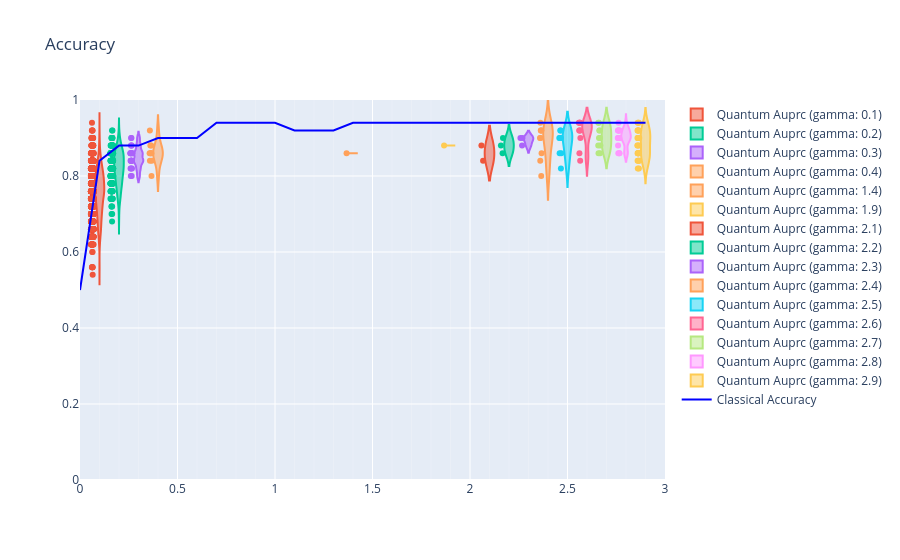

This figure's notebook cell:
### Code cell
fig = go.Figure()

for i in range(30):
    gamma_val = gamma[i]

    fig.add_trace(
        go.Violin(
            x=[gamma_val] * len(Q_acc_train_array[i]),
            y=Q_acc_train_array[i],
            points="all",
            name = f"Quantum Auprc (gamma: {gamma_val})"
        )
    )

fig.add_trace(
    go.Scatter(
        x = gamma,
        y = C_acc_train_list,
        mode="lines",
        line_color = "blue",
        name = "Classical Accuracy"
    )
)

fig.update_xaxes(
tickmode="linear",
dtick=0.5,          # 큰 눈금 간격
tick0=0
)

fig.update_xaxes(
    tickmode="linear",
    dtick=0.5,  # 큰 눈금

    minor=dict(
        tickmode="linear",
        dtick=0.1,   # 작은 눈금
        showgrid=True
    )
)

fig.update_xaxes(
    tickmode="linear",
    dtick=0.5,
    showgrid=True,
    gridwidth=1,

    minor=dict(
        tickmode="linear",
        dtick=0.1,
        showgrid=True,
        gridwidth=0.5
    )
)

fig.update_layout(title_text="Accuracy")
fig.update_xaxes(range=[0, 3])
fig.update_yaxes(range=[0, 1])

fig.show()

### Figure 1 — Plotly figure (JSON) as saved in the notebook; plotly's stock layout.template omitted (floating-point values rounded to 4 significant figures; data arrays with more than 128 entries replaced by an {"elided": "..."} marker saying what was removed)
{"data": [{"name": "Quantum Auprc (gamma: 0.0)", "points": "all", "type": "violin", "x": [], "y": []}, {"name": "Quantum Auprc (gamma: 0.1)", "points": "all", "type": "violin", "x": {"elided": "1810 float values"}, "y": {"elided": "1810 float values"}}, {"name": "Quantum Auprc (gamma: 0.2)", "points": "all", "type": "violin", "x": {"elided": "258 float values"}, "y": {"elided": "258 float values"}}, {"name": "Quantum Auprc (gamma: 0.3)", "points": "all", "type": "violin", "x": [0.3, 0.3, 0.3, 0.3, 0.3, 0.3, 0.3, 0.3, 0.3, 0.3, 0.3, 0.3, 0.3, 0.3, 0.3, 0.3, 0.3, 0.3, 0.3, 0.3, 0.3, 0.3, 0.3], "y": [0.86, 0.84, 0.86, 0.84, 0.84, 0.88, 0.86, 0.8, 0.88, 0.82, 0.84, 0.84, 0.84, 0.86, 0.9, 0.82, 0.82, 0.84, 0.88, 0.9, 0.86, 0.86, 0.8]}, {"name": "Quantum Auprc (gamma: 0.4)", "points": "all", "type": "violin", "x": [0.4, 0.4, 0.4, 0.4, 0.4, 0.4, 0.4, 0.4, 0.4, 0.4], "y": [0.86, 0.88, 0.86, 0.84, 0.92, 0.8, 0.88, 0.86, 0.84, 0.86]}, {"name": "Quantum Auprc (gamma: 0.5)", "points": "all", "type": "violin", "x": [], "y": []}, {"name": "Quantum Auprc (gamma: 0.6)", "points": "all", "type": "violin", "x": [], "y": []}, {"name": "Quantum Auprc (gamma: 0.7)", "points": "all", "type": "violin", "x": [], "y": []}, {"name": "Quantum Auprc (gamma: 0.8)", "points": "all", "type": "violin", "x": [], "y": []}, {"name": "Quantum Auprc (gamma: 0.9)", "points": "all", "type": "violin", "x": [], "y": []}, {"name": "Quantum Auprc (gamma: 1.0)", "points": "all", "type": "violin", "x": [], "y": []}, {"name": "Quantum Auprc (gamma: 1.1)", "points": "all", "type": "violin", "x": [], "y": []}, {"name": "Quantum Auprc (gamma: 1.2)", "points": "all", "type": "violin", "x": [], "y": []}, {"name": "Quantum Auprc (gamma: 1.3)", "points": "all", "type": "violin", "x": [], "y": []}, {"name": "Quantum Auprc (gamma: 1.4)", "points": "all", "type": "violin", "x": [1.4], "y": [0.86]}, {"name": "Quantum Auprc (gamma: 1.5)", "points": "all", "type": "violin", "x": [], "y": []}, {"name": "Quantum Auprc (gamma: 1.6)", "points": "all", "type": "violin", "x": [], "y": []}, {"name": "Quantum Auprc (gamma: 1.7)", "points": "all", "type": "violin", "x": [], "y": []}, {"name": "Quantum Auprc (gamma: 1.8)", "points": "all", "type": "violin", "x": [], "y": []}, {"name": "Quantum Auprc (gamma: 1.9)", "points": "all", "type": "violin", "x": [1.9], "y": [0.88]}, {"name": "Quantum Auprc (gamma: 2.0)", "points": "all", "type": "violin", "x": [], "y": []}, {"name": "Quantum Auprc (gamma: 2.1)", "points": "all", "type": "violin", "x": [2.1, 2.1], "y": [0.84, 0.88]}, {"name": "Quantum Auprc (gamma: 2.2)", "points": "all", "type": "violin", "x": [2.2, 2.2, 2.2], "y": [0.9, 0.86, 0.88]}, {"name": "Quantum Auprc (gamma: 2.3)", "points": "all", "type": "violin", "x": [2.3, 2.3, 2.3], "y": [0.88, 0.9, 0.9]}, {"name": "Quantum Auprc (gamma: 2.4)", "points": "all", "type": "violin", "x": [2.4, 2.4, 2.4, 2.4, 2.4, 2.4, 2.4, 2.4, 2.4], "y": [0.84, 0.8, 0.86, 0.92, 0.94, 0.92, 0.9, 0.9, 0.92]}, {"name": "Quantum Auprc (gamma: 2.5)", "points": "all", "type": "violin", "x": [2.5, 2.5, 2.5, 2.5, 2.5, 2.5, 2.5, 2.5], "y": [0.92, 0.86, 0.9, 0.82, 0.86, 0.92, 0.9, 0.9]}, {"name": "Quantum Auprc (gamma: 2.6)", "points": "all", "type": "violin", "x": [2.6, 2.6, 2.6, 2.6, 2.6, 2.6, 2.6, 2.6, 2.6, 2.6], "y": [0.94, 0.94, 0.92, 0.92, 0.92, 0.84, 0.94, 0.9, 0.86, 0.94]}, {"name": "Quantum Auprc (gamma: 2.7)", "points": "all", "type": "violin", "x": [2.7, 2.7, 2.7, 2.7, 2.7, 2.7, 2.7, 2.7, 2.7, 2.7], "y": [0.94, 0.92, 0.92, 0.9, 0.9, 0.86, 0.88, 0.88, 0.86, 0.94]}, {"name": "Quantum Auprc (gamma: 2.8)", "points": "all", "type": "violin", "x": [2.8, 2.8, 2.8, 2.8, 2.8, 2.8, 2.8, 2.8, 2.8, 2.8, 2.8, 2.8, 2.8, 2.8, 2.8, 2.8, 2.8], "y": [0.88, 0.92, 0.9, 0.92, 0.86, 0.9, 0.92, 0.92, 0.9, 0.86, 0.9, 0.9, 0.86, 0.94, 0.9, 0.9, 0.92]}, {"name": "Quantum Auprc (gamma: 2.9)", "points": "all", "type": "violin", "x": [2.9, 2.9, 2.9, 2.9, 2.9, 2.9, 2.9, 2.9, 2.9, 2.9, 2.9, 2.9, 2.9, 2.9, 2.9, 2.9, 2.9, 2.9, 2.9, 2.9, 2.9, 2.9, 2.9, 2.9, 2.9, 2.9, 2.9, 2.9, 2.9], "y": [0.9, 0.92, 0.86, 0.86, 0.94, 0.9, 0.82, 0.9, 0.94, 0.84, 0.94, 0.9, 0.9, 0.86, 0.84, 0.84, 0.9, 0.92, 0.88, 0.88, 0.86, 0.92, 0.82, 0.86, 0.84, 0.86, 0.92, 0.92, 0.88]}, {"line": {"color": "blue"}, "mode": "lines", "name": "Classical Accuracy", "type": "scatter", "x": [0.0, 0.1, 0.2, 0.3, 0.4, 0.5, 0.6, 0.7, 0.8, 0.9, 1.0, 1.1, 1.2, 1.3, 1.4, 1.5, 1.6, 1.7, 1.8, 1.9, 2.0, 2.1, 2.2, 2.3, 2.4, 2.5, 2.6, 2.7, 2.8, 2.9], "y": [0.5, 0.84, 0.88, 0.88, 0.9, 0.9, 0.9, 0.94, 0.94, 0.94, 0.94, 0.92, 0.92, 0.92, 0.94, 0.94, 0.94, 0.94, 0.94, 0.94, 0.94, 0.94, 0.94, 0.94, 0.94, 0.94, 0.94, 0.94, 0.94, 0.94]}], "layout": {"title": {"text": "Accuracy"}, "xaxis": {"dtick": 0.5, "gridwidth": 1, "minor": {"dtick": 0.1, "gridwidth": 0.5, "showgrid": true, "tickmode": "linear"}, "range": [0, 3], "showgrid": true, "tick0": 0, "tickmode": "linear"}, "yaxis": {"range": [0, 1]}}}
